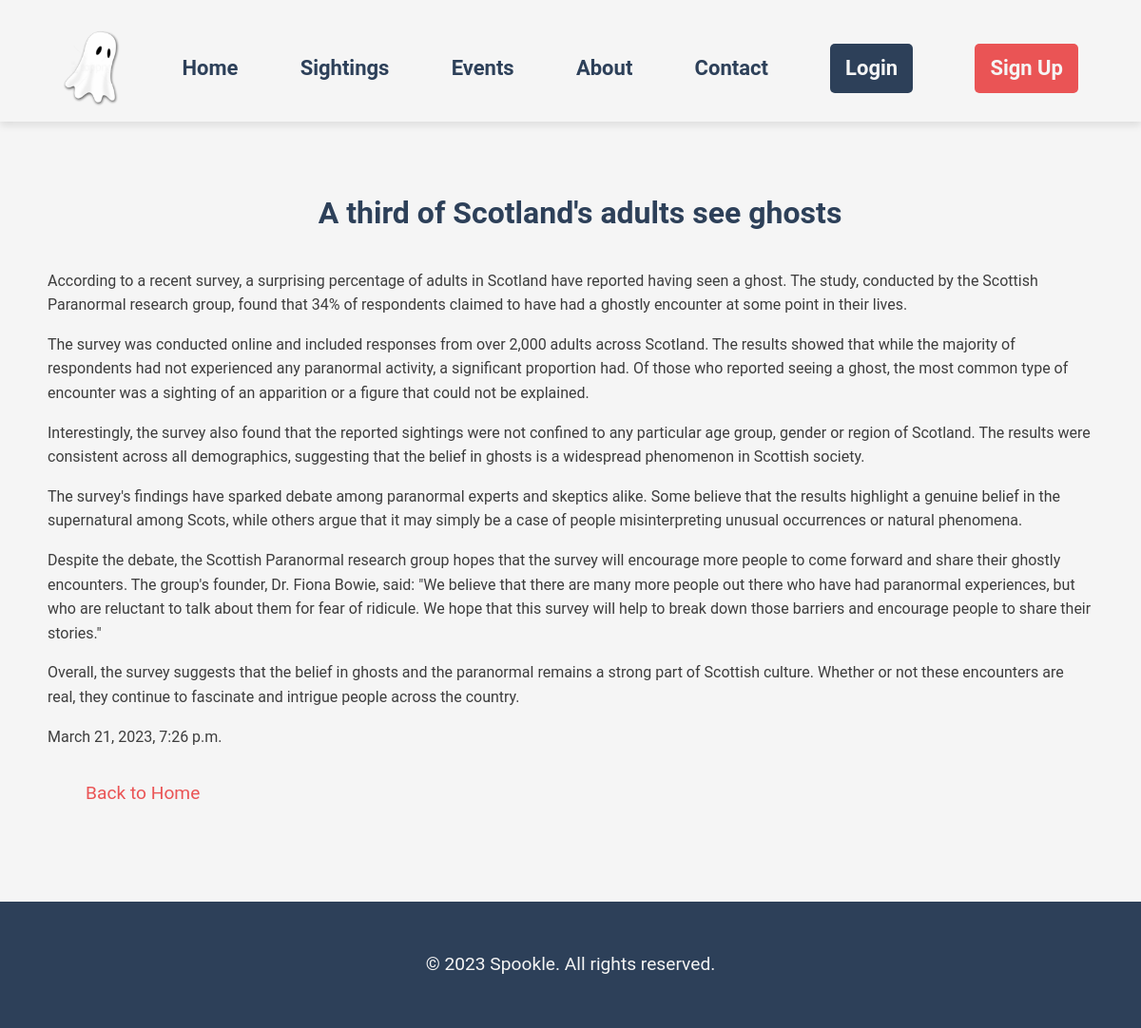
The app's page /news/news/2/ with its own data.
### news/models.py (models this page shows, shortened)
class Article(models.Model):
    title = models.CharField(max_length=255)
    content = models.TextField()
    pub_date = models.DateTimeField(auto_now_add=True)

### news/views.py (the view)
# urls.py: path('news/<int:article_id>/', views.news_detail, name='news_detail'),
def news_detail(request, article_id):
    print(article_id)  # add this line to print the article_id parameter
    article = get_object_or_404(Article, pk=article_id)
    return render(request, 'news/news_detail.html', {'article': article})

### news/templates/news/news_detail.html (shortened to what this page needs)
{% extends 'base.html' %}
{% block content %}
<html lang="en">
<head>
</head>
<body class="news-detail">
    <h1 class="news-detail__title">{{ article.title }}</h1>
    <p class="news-detail__content">{{ article.content|linebreaks }}</p>
    <p>{{ article.pub_date }} </p>
    <p><a href="{% url 'index' %}" class="news-detail__back-link">Back to Home</a></p>
</body>
</html>
{% endblock %}

### static/css/style.css (style rules this page uses)
:root { --background-color: #f5f5f5; --foreground-color: #3d3d3d; --primary-color: #2d4059; --secondary-color: #ea5455; --tertiary-color: #e8e8e8; }
body { font-family: 'Roboto', sans-serif; line-height: 1.6; color: var(--foreground-color); background-color: var(--background-color); margin: 0; padding: 0; }
h1, h2, h3, h4, h5, h6 { color: var(--primary-color); }
a { color: var(--secondary-color); text-decoration: none; }
body.news-detail { background-color: var(--background-color); color: var(--foreground-color); }
.news-detail__title { margin-bottom: 1rem; margin-left: 20px; text-align: center; color: var(--primary-color); }
.news-detail__content { font-size: 1.2rem; line-height: 1.5; margin: 2rem 5rem; text-align: justify; }
.news-detail__back-link { display: inline-block; margin-top: 1rem; margin-left: 40px; margin-bottom: 2rem; color: var(--secondary-color); font-size: 1.2rem; text-decoration: none; transition: color 0.3s ease-in-out; }

### records on screen
Article: title "A third of Scotland's adults see ghosts", content "According to a recent survey, a surprising percentage of adults in Scotland have reported having seen a ghost. The study, conducted by the Scottish Paranormal research group, found that 34% of respondents claimed to have had a ghostly encounter at some point in their lives. The survey was conducted online and included responses from over 2,000 adults across Scotland. The results showed that while the majority of respondents had not experienced any paranormal activity, a significant proportion had. Of those who reported seeing a ghost, the most common type of encounter was a sighting of an apparition or a figure that could not be explained. Interestingly, the survey also found that the…", pub_date "March 21, 2023, 7:26 p.m."
